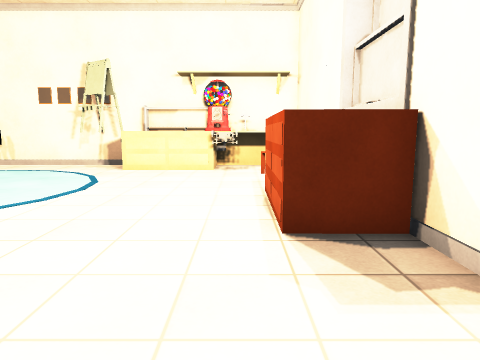
View 1 (above)

12 first-person views from a walk through a 3-D level made in the Unity game engine. The camera is 1.3 m above the floor, tilts 8° down and sees 70° across. Doors are open. The floor is counted in squares, 1 m on a side. Each view is taken from the middle of a square. On the plan, view 1 faces up. The plan holds only what a view shows up to about 15 squares ahead; the rest is blank. The place goes on beyond the plan. Some animated figures are not drawn. Some surface patterns are stand-ins.

View 2
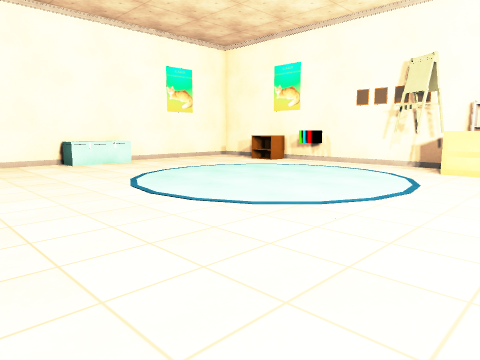

View 3
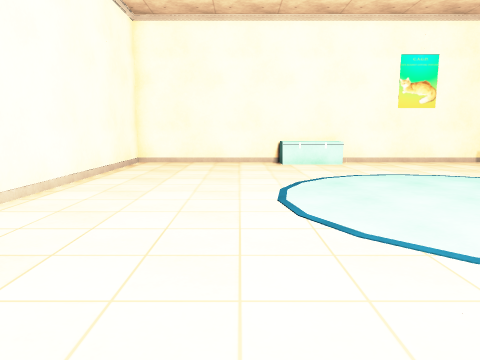

View 4
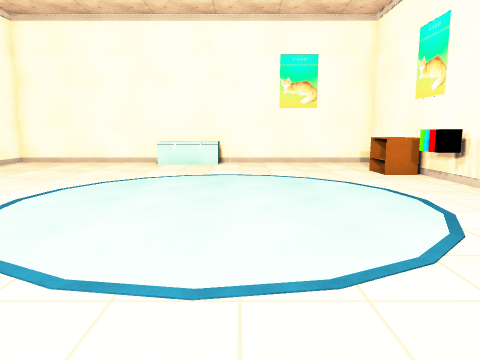

View 5
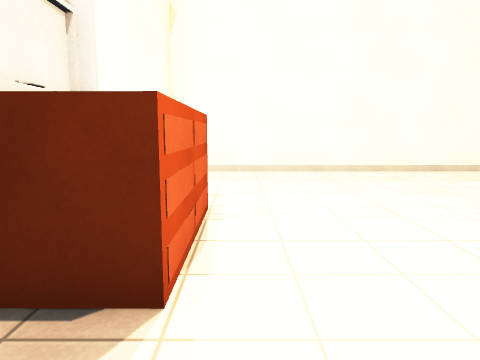

View 6
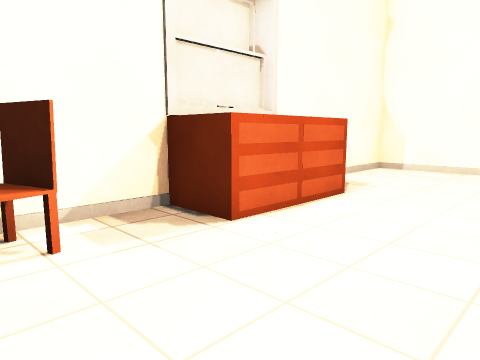

View 7
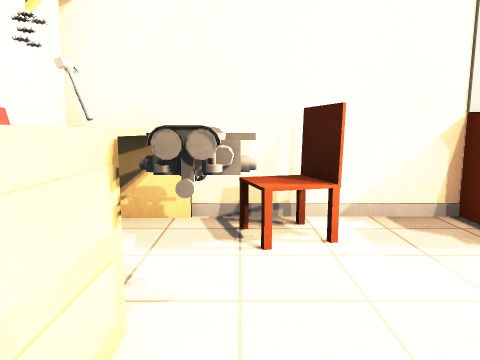

View 8
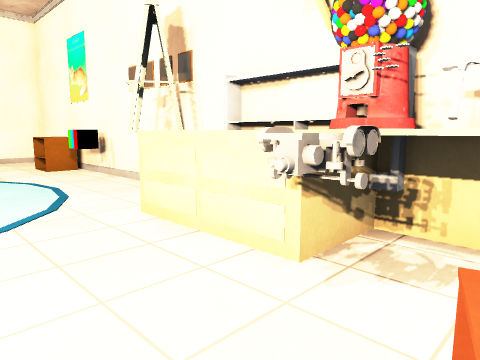

View 9
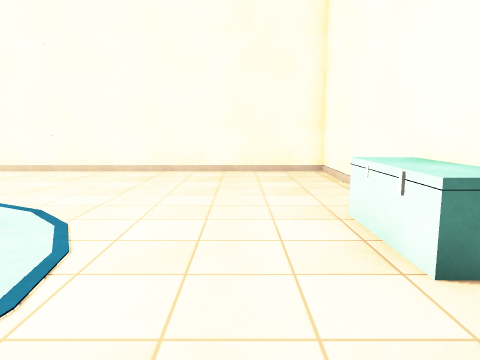

View 10
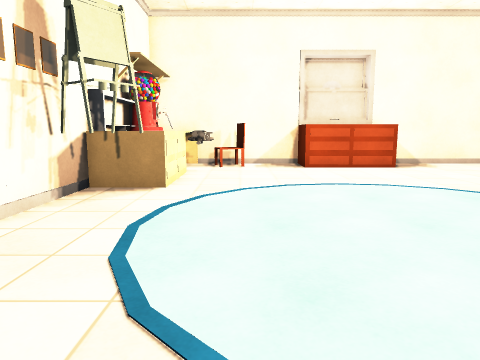

View 11
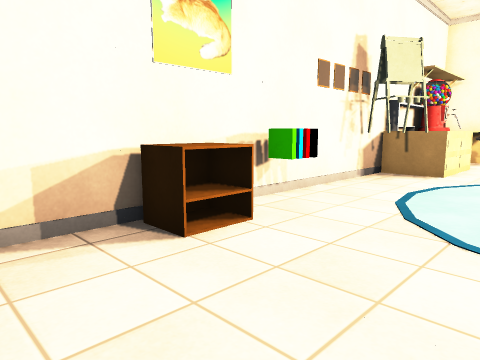

View 12
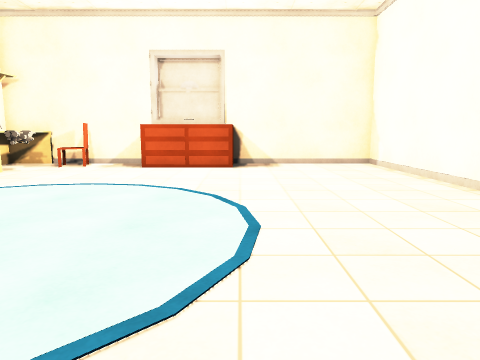

### Floor plan
Points are (right, up) in squares from view 1. A wall is a line through its corners. A room is listed if a view was taken in it or the views show most of it. See-through windows are left out.
Room 1 (views 1, 2, 3, 4, 5, 6, 7, 8, 9, 10, 11, 12)
walls: (-9.2, 13.2) (-9.2, 12.7) (-10, 12.7); (-11.3, 12.4) (-12.6, 12.4) (-12.6, 13.5); (-11.4, 12.4) (-11.4, 13.3); (-1.4, 11.7) (-4, 11.7) (-4, 13.6); (-12.5, 13) (-12.5, 12.4); (-1.3, 13.3) (-3.8, 13.3); (-0.5, 12.7) (-1.1, 12.7); (2.3, 4.3) (0.5, 4.3) (0.6, 7.6) (2.3, 7.6); (-0.5, 13.3) (-0.9, 13.3) (-0.9, 12.3) (-1.3, 13); (-0.4, 13.3) (-0.5, 12.8) (-0.7, 12.4); (-15.8, -1.4) (2.2, -1.4) (2.2, 13.6) (-15.8, 13.6) (-15.8, -1.4)
low walls: (-11.4, 13.3) (-11.9, 13.3)
objects: other object (-15, 5); other object (-15, 6); other object (-15, 7); other object (-6, 12) to (-5, 13); other object (-1, 11) to (0, 12); other object (0, 12); chair (1, 10) to (1, 11)

Where each view was taken, in squares from view 1:
view 1: 0 up, 0 right, facing up
view 2: 0 up, 1 left, facing up-left
view 3: 3 up, 1 left, facing left
view 4: 8 up, 1 left, facing left
view 5: 10 up, 0 right, facing down
view 6: 11 up, 3 left, facing down-right
view 7: 11 up, 3 left, facing right
view 8: 9 up, 1 right, facing up-left
view 9: 10 up, 13 left, facing down
view 10: 10 up, 12 left, facing right
view 11: 9 up, 15 left, facing up-right
view 12: 4 up, 12 left, facing right
